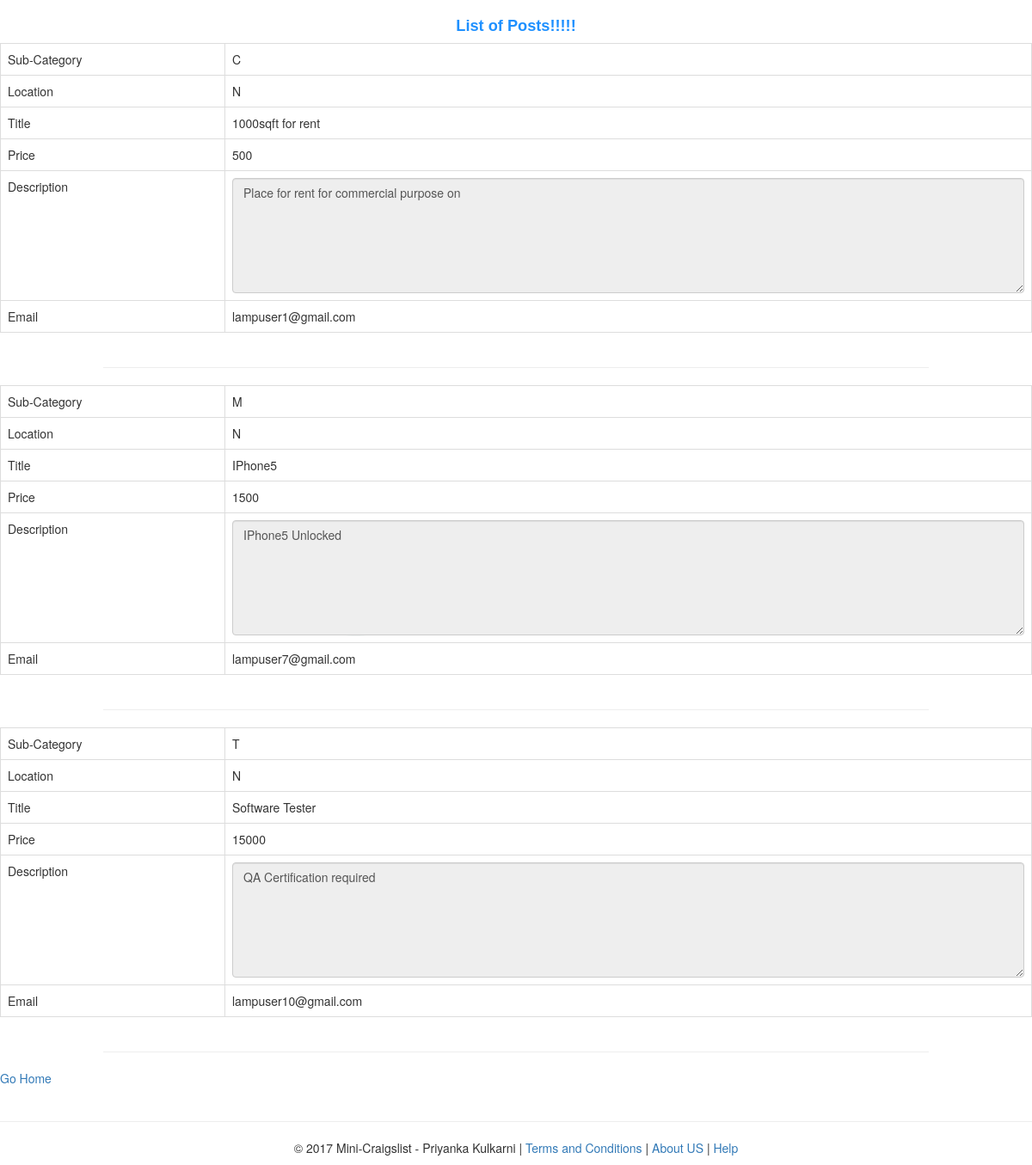
The page /search.php?location=4 on the database its author committed.
### tables this page shows
CREATE TABLE IF NOT EXISTS `posts` (
  `POST_ID` int(11) NOT NULL AUTO_INCREMENT,
  `TITLE` varchar(40) DEFAULT NULL,
  `PRICE` float DEFAULT NULL,
  `DESCRIPTION` varchar(40) DEFAULT NULL,
  `EMAIL` varchar(50) DEFAULT NULL,
  `AGREEMENT` varchar(40) DEFAULT NULL,
  `TIMESTAMP` varchar(100) DEFAULT NULL,
  `IMAGE_1` varchar(100) DEFAULT NULL,
  `IMAGE_2` varchar(100) DEFAULT NULL,
  `IMAGE_3` varchar(100) DEFAULT NULL,
  `IMAGE_4` varchar(100) DEFAULT NULL,
  `SUBCATEGORY_ID` int(11) DEFAULT NULL,
  `LOCATION_ID` int(11) DEFAULT NULL,
  PRIMARY KEY (`POST_ID`),
  KEY `SUBCATEGORY_ID` (`SUBCATEGORY_ID`),
  KEY `LOCATION_ID` (`LOCATION_ID`)
);

### search.php (the view, shortened to what this page needs)
<!DOCTYPE html>
<html>
  <head>
	  <link rel="stylesheet" href="http://maxcdn.bootstrapcdn.com/bootstrap/3.3.6/css/bootstrap.min.css">
  </head>
  <body>
    <h3 align="center">List of Posts!!!!!</h3>
    <?php
      $subcategoryMapping = "";
      $locationMapping = "";
      if ($_SERVER["REQUEST_METHOD"] == "GET") {
		    $servername = "localhost";
		    $username = "lamp";
		    $password = "1";
		    $dbname = "lamp_final_project";
		    $conn = new mysqli($servername, $username, $password, $dbname);
		    $sql = "SELECT SUBCATEGORY_ID, SUBCATEGORYNAME FROM subcategory";
		    $result_subcategory = $conn->query($sql);
		    $sql = "SELECT LOCATION_ID, LOCATIONNAME FROM location";
		    $result_location = $conn->query($sql);
		    if ($result_subcategory->num_rows > 0) {
				  while($row = $result_subcategory->fetch_assoc()) {
					  $subcategoryMapping[$row["SUBCATEGORY_ID"]] = $row["SUBCATEGORYNAME"];
					}
				} else {
				  echo "0 results";
				}
		    if ($result_location->num_rows > 0) {
				  while($row = $result_location->fetch_assoc()) {
				  $locationMapping[$row["LOCATION_ID"]] = $row["LOCATIONNAME"];
				  }
				} else {
				  echo "0 results";
				}
		    $sql = "SELECT TITLE,PRICE,DESCRIPTION,EMAIL,IMAGE_1,IMAGE_2,IMAGE_3,IMAGE_4,SUBCATEGORY_ID, LOCATION_ID FROM posts WHERE ";
		    if(!empty($_GET["location"])){
			    $sql = $sql . "LOCATION_ID = " . test_input($_GET["location"]);
		    }
		    $result = $conn->query($sql);
      }
      function test_input($data) {
         $data = trim($data);
         $data = stripslashes($data);
         $data = htmlspecialchars($data);
         return $data;
      }
    ?>
    <section>
      <?php
	      if(empty($result)){
			      echo "<h4> No Result </h4>";
		      }
		      else{
		      if ($result->num_rows <= 0) {
			      echo "<h4> No Result </h4>";
		      } else {
			      while ($row = $result->fetch_assoc()) {
			        echo "<div class=\"table-responsive\">";
			        echo "<table class=\"table table-bordered\">";
			        echo "<tr>";
			        echo "<td>Sub-Category</td>";
			        echo "<td>" . $subcategoryMapping[$row["SUBCATEGORY_ID"]] . "</td>";
			        echo "</tr>";
			        echo "<tr>";
			        echo "<td>Location</td>";
			        echo "<td>" . $locationMapping[$row["LOCATION_ID"]] . "</td>";
			        echo "</tr>";
			        echo "<tr>";
			        echo "<td>Title</td>";
			        echo "<td>" . $row["TITLE"] . "</td>";
			        echo "</tr>";
			        echo "<tr>";
			        echo "<td>Price</td>";
			        echo "<td>" . $row["PRICE"] . "</td>";
			        echo "</tr>";
			        echo "<tr>";
			        echo "<td>Description</td>";
			        echo "<td><textarea class=\"form-control\" rows=\"6\" cols=\"42\" readonly>" . $row["DESCRIPTION"] . "</textarea></td>";
			        echo "</tr>";
			        echo "<tr>";
			        echo "<td>Email</td>";
			        echo "<td>" . $row["EMAIL"] . "</td>";
			        echo "</tr>";
			        echo "</table>";
			        echo "</div>";
			        echo "<HR style=\"border:3 double #987cb9\" width=\"80%\" color=#987cb9 SIZE=3>";
		        }
		      }
	      }
      ?>
    </section>
    <a href="index.php">Go Home</a>
    <?php
      include 'footer.php';
    ?>
  </body>
</html>

### search.php (style rules this page uses)
h3 { font-family : Arial, sans-serif; font-size: 1.3em; font-weight:bold; color:#1E90FF; }
body { background: linear-gradient(to bottom, rgba(255,255,255,0.9) 0%,rgba(255,255,255,0.9) 100%), url("images/logo.png") repeat 0 0; background-repeat: no-repeat; background-position: 50%; }

### rows shown on the page
posts: SUBCATEGORY_ID "C", LOCATION_ID "N", TITLE "1000sqft for rent", PRICE "500", DESCRIPTION "Place for rent for commercial purpose on", EMAIL "lampuser1@gmail.com"
posts: SUBCATEGORY_ID "M", LOCATION_ID "N", TITLE "IPhone5", PRICE "1500", DESCRIPTION "IPhone5 Unlocked", EMAIL "lampuser7@gmail.com"
posts: SUBCATEGORY_ID "T", LOCATION_ID "N", TITLE "Software Tester", PRICE "15000", DESCRIPTION "QA Certification required", EMAIL "lampuser10@gmail.com"
